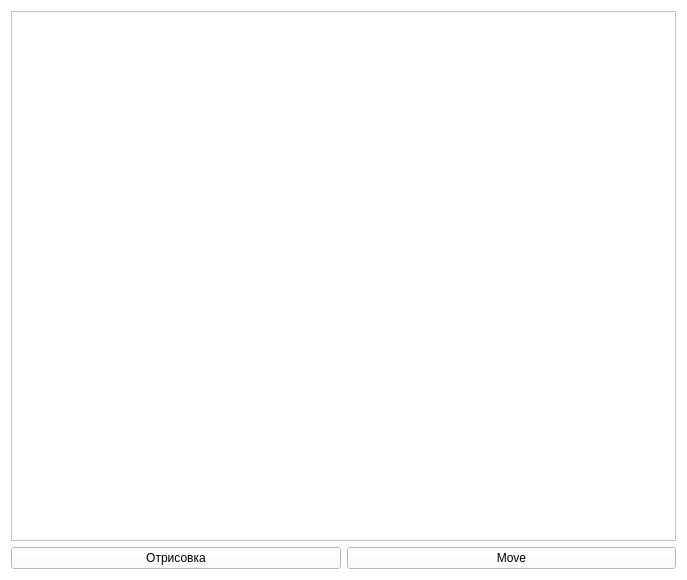
<?xml version="1.0" encoding="UTF-8"?>
<ui version="4.0">
 <class>Widget</class>
 <widget class="QWidget" name="Widget">
  <property name="geometry">
   <rect>
    <x>0</x>
    <y>0</y>
    <width>687</width>
    <height>580</height>
   </rect>
  </property>
  <property name="palette">
   <palette>
    <active>
     <colorrole role="WindowText">
      <brush brushstyle="SolidPattern">
       <color alpha="255">
        <red>0</red>
        <green>0</green>
        <blue>0</blue>
       </color>
      </brush>
     </colorrole>
     <colorrole role="Button">
      <brush brushstyle="SolidPattern">
       <color alpha="255">
        <red>255</red>
        <green>255</green>
        <blue>255</blue>
       </color>
      </brush>
     </colorrole>
     <colorrole role="Light">
      <brush brushstyle="SolidPattern">
       <color alpha="255">
        <red>255</red>
        <green>255</green>
        <blue>255</blue>
       </color>
      </brush>
     </colorrole>
     <colorrole role="Midlight">
      <brush brushstyle="SolidPattern">
       <color alpha="255">
        <red>255</red>
        <green>255</green>
        <blue>255</blue>
       </color>
      </brush>
     </colorrole>
     <colorrole role="Dark">
      <brush brushstyle="SolidPattern">
       <color alpha="255">
        <red>127</red>
        <green>127</green>
        <blue>127</blue>
       </color>
      </brush>
     </colorrole>
     <colorrole role="Mid">
      <brush brushstyle="SolidPattern">
       <color alpha="255">
        <red>170</red>
        <green>170</green>
        <blue>170</blue>
       </color>
      </brush>
     </colorrole>
     <colorrole role="Text">
      <brush brushstyle="SolidPattern">
       <color alpha="255">
        <red>0</red>
        <green>0</green>
        <blue>0</blue>
       </color>
      </brush>
     </colorrole>
     <colorrole role="BrightText">
      <brush brushstyle="SolidPattern">
       <color alpha="255">
        <red>255</red>
        <green>255</green>
        <blue>255</blue>
       </color>
      </brush>
     </colorrole>
     <colorrole role="ButtonText">
      <brush brushstyle="SolidPattern">
       <color alpha="255">
        <red>0</red>
        <green>0</green>
        <blue>0</blue>
       </color>
      </brush>
     </colorrole>
     <colorrole role="Base">
      <brush brushstyle="SolidPattern">
       <color alpha="255">
        <red>255</red>
        <green>255</green>
        <blue>255</blue>
       </color>
      </brush>
     </colorrole>
     <colorrole role="Window">
      <brush brushstyle="SolidPattern">
       <color alpha="255">
        <red>255</red>
        <green>255</green>
        <blue>255</blue>
       </color>
      </brush>
     </colorrole>
     <colorrole role="Shadow">
      <brush brushstyle="SolidPattern">
       <color alpha="255">
        <red>0</red>
        <green>0</green>
        <blue>0</blue>
       </color>
      </brush>
     </colorrole>
     <colorrole role="AlternateBase">
      <brush brushstyle="SolidPattern">
       <color alpha="255">
        <red>255</red>
        <green>255</green>
        <blue>255</blue>
       </color>
      </brush>
     </colorrole>
     <colorrole role="ToolTipBase">
      <brush brushstyle="SolidPattern">
       <color alpha="255">
        <red>255</red>
        <green>255</green>
        <blue>220</blue>
       </color>
      </brush>
     </colorrole>
     <colorrole role="ToolTipText">
      <brush brushstyle="SolidPattern">
       <color alpha="255">
        <red>0</red>
        <green>0</green>
        <blue>0</blue>
       </color>
      </brush>
     </colorrole>
     <colorrole role="PlaceholderText">
      <brush brushstyle="SolidPattern">
       <color alpha="128">
        <red>0</red>
        <green>0</green>
        <blue>0</blue>
       </color>
      </brush>
     </colorrole>
    </active>
    <inactive>
     <colorrole role="WindowText">
      <brush brushstyle="SolidPattern">
       <color alpha="255">
        <red>0</red>
        <green>0</green>
        <blue>0</blue>
       </color>
      </brush>
     </colorrole>
     <colorrole role="Button">
      <brush brushstyle="SolidPattern">
       <color alpha="255">
        <red>255</red>
        <green>255</green>
        <blue>255</blue>
       </color>
      </brush>
     </colorrole>
     <colorrole role="Light">
      <brush brushstyle="SolidPattern">
       <color alpha="255">
        <red>255</red>
        <green>255</green>
        <blue>255</blue>
       </color>
      </brush>
     </colorrole>
     <colorrole role="Midlight">
      <brush brushstyle="SolidPattern">
       <color alpha="255">
        <red>255</red>
        <green>255</green>
        <blue>255</blue>
       </color>
      </brush>
     </colorrole>
     <colorrole role="Dark">
      <brush brushstyle="SolidPattern">
       <color alpha="255">
        <red>127</red>
        <green>127</green>
        <blue>127</blue>
       </color>
      </brush>
     </colorrole>
     <colorrole role="Mid">
      <brush brushstyle="SolidPattern">
       <color alpha="255">
        <red>170</red>
        <green>170</green>
        <blue>170</blue>
       </color>
      </brush>
     </colorrole>
     <colorrole role="Text">
      <brush brushstyle="SolidPattern">
       <color alpha="255">
        <red>0</red>
        <green>0</green>
        <blue>0</blue>
       </color>
      </brush>
     </colorrole>
     <colorrole role="BrightText">
      <brush brushstyle="SolidPattern">
       <color alpha="255">
        <red>255</red>
        <green>255</green>
        <blue>255</blue>
       </color>
      </brush>
     </colorrole>
     <colorrole role="ButtonText">
      <brush brushstyle="SolidPattern">
       <color alpha="255">
        <red>0</red>
        <green>0</green>
        <blue>0</blue>
       </color>
      </brush>
     </colorrole>
     <colorrole role="Base">
      <brush brushstyle="SolidPattern">
       <color alpha="255">
        <red>255</red>
        <green>255</green>
        <blue>255</blue>
       </color>
      </brush>
     </colorrole>
     <colorrole role="Window">
      <brush brushstyle="SolidPattern">
       <color alpha="255">
        <red>255</red>
        <green>255</green>
        <blue>255</blue>
       </color>
      </brush>
     </colorrole>
     <colorrole role="Shadow">
      <brush brushstyle="SolidPattern">
       <color alpha="255">
        <red>0</red>
        <green>0</green>
        <blue>0</blue>
       </color>
      </brush>
     </colorrole>
     <colorrole role="AlternateBase">
      <brush brushstyle="SolidPattern">
       <color alpha="255">
        <red>255</red>
        <green>255</green>
        <blue>255</blue>
       </color>
      </brush>
     </colorrole>
     <colorrole role="ToolTipBase">
      <brush brushstyle="SolidPattern">
       <color alpha="255">
        <red>255</red>
        <green>255</green>
        <blue>220</blue>
       </color>
      </brush>
     </colorrole>
     <colorrole role="ToolTipText">
      <brush brushstyle="SolidPattern">
       <color alpha="255">
        <red>0</red>
        <green>0</green>
        <blue>0</blue>
       </color>
      </brush>
     </colorrole>
     <colorrole role="PlaceholderText">
      <brush brushstyle="SolidPattern">
       <color alpha="128">
        <red>0</red>
        <green>0</green>
        <blue>0</blue>
       </color>
      </brush>
     </colorrole>
    </inactive>
    <disabled>
     <colorrole role="WindowText">
      <brush brushstyle="SolidPattern">
       <color alpha="255">
        <red>127</red>
        <green>127</green>
        <blue>127</blue>
       </color>
      </brush>
     </colorrole>
     <colorrole role="Button">
      <brush brushstyle="SolidPattern">
       <color alpha="255">
        <red>255</red>
        <green>255</green>
        <blue>255</blue>
       </color>
      </brush>
     </colorrole>
     <colorrole role="Light">
      <brush brushstyle="SolidPattern">
       <color alpha="255">
        <red>255</red>
        <green>255</green>
        <blue>255</blue>
       </color>
      </brush>
     </colorrole>
     <colorrole role="Midlight">
      <brush brushstyle="SolidPattern">
       <color alpha="255">
        <red>255</red>
        <green>255</green>
        <blue>255</blue>
       </color>
      </brush>
     </colorrole>
     <colorrole role="Dark">
      <brush brushstyle="SolidPattern">
       <color alpha="255">
        <red>127</red>
        <green>127</green>
        <blue>127</blue>
       </color>
      </brush>
     </colorrole>
     <colorrole role="Mid">
      <brush brushstyle="SolidPattern">
       <color alpha="255">
        <red>170</red>
        <green>170</green>
        <blue>170</blue>
       </color>
      </brush>
     </colorrole>
     <colorrole role="Text">
      <brush brushstyle="SolidPattern">
       <color alpha="255">
        <red>127</red>
        <green>127</green>
        <blue>127</blue>
       </color>
      </brush>
     </colorrole>
     <colorrole role="BrightText">
      <brush brushstyle="SolidPattern">
       <color alpha="255">
        <red>255</red>
        <green>255</green>
        <blue>255</blue>
       </color>
      </brush>
     </colorrole>
     <colorrole role="ButtonText">
      <brush brushstyle="SolidPattern">
       <color alpha="255">
        <red>127</red>
        <green>127</green>
        <blue>127</blue>
       </color>
      </brush>
     </colorrole>
     <colorrole role="Base">
      <brush brushstyle="SolidPattern">
       <color alpha="255">
        <red>255</red>
        <green>255</green>
        <blue>255</blue>
       </color>
      </brush>
     </colorrole>
     <colorrole role="Window">
      <brush brushstyle="SolidPattern">
       <color alpha="255">
        <red>255</red>
        <green>255</green>
        <blue>255</blue>
       </color>
      </brush>
     </colorrole>
     <colorrole role="Shadow">
      <brush brushstyle="SolidPattern">
       <color alpha="255">
        <red>0</red>
        <green>0</green>
        <blue>0</blue>
       </color>
      </brush>
     </colorrole>
     <colorrole role="AlternateBase">
      <brush brushstyle="SolidPattern">
       <color alpha="255">
        <red>255</red>
        <green>255</green>
        <blue>255</blue>
       </color>
      </brush>
     </colorrole>
     <colorrole role="ToolTipBase">
      <brush brushstyle="SolidPattern">
       <color alpha="255">
        <red>255</red>
        <green>255</green>
        <blue>220</blue>
       </color>
      </brush>
     </colorrole>
     <colorrole role="ToolTipText">
      <brush brushstyle="SolidPattern">
       <color alpha="255">
        <red>0</red>
        <green>0</green>
        <blue>0</blue>
       </color>
      </brush>
     </colorrole>
     <colorrole role="PlaceholderText">
      <brush brushstyle="SolidPattern">
       <color alpha="128">
        <red>0</red>
        <green>0</green>
        <blue>0</blue>
       </color>
      </brush>
     </colorrole>
    </disabled>
   </palette>
  </property>
  <property name="windowTitle">
   <string>Widget</string>
  </property>
  <layout class="QVBoxLayout" name="verticalLayout">
   <item>
    <widget class="QGraphicsView" name="graphicsView">
     <property name="palette">
      <palette>
       <active>
        <colorrole role="WindowText">
         <brush brushstyle="SolidPattern">
          <color alpha="255">
           <red>0</red>
           <green>0</green>
           <blue>0</blue>
          </color>
         </brush>
        </colorrole>
        <colorrole role="Button">
         <brush brushstyle="SolidPattern">
          <color alpha="255">
           <red>255</red>
           <green>255</green>
           <blue>255</blue>
          </color>
         </brush>
        </colorrole>
        <colorrole role="Light">
         <brush brushstyle="SolidPattern">
          <color alpha="255">
           <red>255</red>
           <green>255</green>
           <blue>255</blue>
          </color>
         </brush>
        </colorrole>
        <colorrole role="Midlight">
         <brush brushstyle="SolidPattern">
          <color alpha="255">
           <red>255</red>
           <green>255</green>
           <blue>255</blue>
          </color>
         </brush>
        </colorrole>
        <colorrole role="Dark">
         <brush brushstyle="SolidPattern">
          <color alpha="255">
           <red>127</red>
           <green>127</green>
           <blue>127</blue>
          </color>
         </brush>
        </colorrole>
        <colorrole role="Mid">
         <brush brushstyle="SolidPattern">
          <color alpha="255">
           <red>170</red>
           <green>170</green>
           <blue>170</blue>
          </color>
         </brush>
        </colorrole>
        <colorrole role="Text">
         <brush brushstyle="SolidPattern">
          <color alpha="255">
           <red>0</red>
           <green>0</green>
           <blue>0</blue>
          </color>
         </brush>
        </colorrole>
        <colorrole role="BrightText">
         <brush brushstyle="SolidPattern">
          <color alpha="255">
           <red>255</red>
           <green>255</green>
           <blue>255</blue>
          </color>
         </brush>
        </colorrole>
        <colorrole role="ButtonText">
         <brush brushstyle="SolidPattern">
          <color alpha="255">
           <red>0</red>
           <green>0</green>
           <blue>0</blue>
          </color>
         </brush>
        </colorrole>
        <colorrole role="Base">
         <brush brushstyle="SolidPattern">
          <color alpha="255">
           <red>255</red>
           <green>255</green>
           <blue>255</blue>
          </color>
         </brush>
        </colorrole>
        <colorrole role="Window">
         <brush brushstyle="SolidPattern">
          <color alpha="255">
           <red>255</red>
           <green>255</green>
           <blue>255</blue>
          </color>
         </brush>
        </colorrole>
        <colorrole role="Shadow">
         <brush brushstyle="SolidPattern">
          <color alpha="255">
           <red>0</red>
           <green>0</green>
           <blue>0</blue>
          </color>
         </brush>
        </colorrole>
        <colorrole role="AlternateBase">
         <brush brushstyle="SolidPattern">
          <color alpha="255">
           <red>255</red>
           <green>255</green>
           <blue>255</blue>
          </color>
         </brush>
        </colorrole>
        <colorrole role="ToolTipBase">
         <brush brushstyle="SolidPattern">
          <color alpha="255">
           <red>255</red>
           <green>255</green>
           <blue>220</blue>
          </color>
         </brush>
        </colorrole>
        <colorrole role="ToolTipText">
         <brush brushstyle="SolidPattern">
          <color alpha="255">
           <red>0</red>
           <green>0</green>
           <blue>0</blue>
          </color>
         </brush>
        </colorrole>
        <colorrole role="PlaceholderText">
         <brush brushstyle="SolidPattern">
          <color alpha="128">
           <red>0</red>
           <green>0</green>
           <blue>0</blue>
          </color>
         </brush>
        </colorrole>
       </active>
       <inactive>
        <colorrole role="WindowText">
         <brush brushstyle="SolidPattern">
          <color alpha="255">
           <red>0</red>
           <green>0</green>
           <blue>0</blue>
          </color>
         </brush>
        </colorrole>
        <colorrole role="Button">
         <brush brushstyle="SolidPattern">
          <color alpha="255">
           <red>255</red>
           <green>255</green>
           <blue>255</blue>
          </color>
         </brush>
        </colorrole>
        <colorrole role="Light">
         <brush brushstyle="SolidPattern">
          <color alpha="255">
           <red>255</red>
           <green>255</green>
           <blue>255</blue>
          </color>
         </brush>
        </colorrole>
        <colorrole role="Midlight">
         <brush brushstyle="SolidPattern">
          <color alpha="255">
           <red>255</red>
           <green>255</green>
           <blue>255</blue>
          </color>
         </brush>
        </colorrole>
        <colorrole role="Dark">
         <brush brushstyle="SolidPattern">
          <color alpha="255">
           <red>127</red>
           <green>127</green>
           <blue>127</blue>
          </color>
         </brush>
        </colorrole>
        <colorrole role="Mid">
         <brush brushstyle="SolidPattern">
          <color alpha="255">
           <red>170</red>
           <green>170</green>
           <blue>170</blue>
          </color>
         </brush>
        </colorrole>
        <colorrole role="Text">
         <brush brushstyle="SolidPattern">
          <color alpha="255">
           <red>0</red>
           <green>0</green>
           <blue>0</blue>
          </color>
         </brush>
        </colorrole>
        <colorrole role="BrightText">
         <brush brushstyle="SolidPattern">
          <color alpha="255">
           <red>255</red>
           <green>255</green>
           <blue>255</blue>
          </color>
         </brush>
        </colorrole>
        <colorrole role="ButtonText">
         <brush brushstyle="SolidPattern">
          <color alpha="255">
           <red>0</red>
           <green>0</green>
           <blue>0</blue>
          </color>
         </brush>
        </colorrole>
        <colorrole role="Base">
         <brush brushstyle="SolidPattern">
          <color alpha="255">
           <red>255</red>
           <green>255</green>
           <blue>255</blue>
          </color>
         </brush>
        </colorrole>
        <colorrole role="Window">
         <brush brushstyle="SolidPattern">
          <color alpha="255">
           <red>255</red>
           <green>255</green>
           <blue>255</blue>
          </color>
         </brush>
        </colorrole>
        <colorrole role="Shadow">
         <brush brushstyle="SolidPattern">
          <color alpha="255">
           <red>0</red>
           <green>0</green>
           <blue>0</blue>
          </color>
         </brush>
        </colorrole>
        <colorrole role="AlternateBase">
         <brush brushstyle="SolidPattern">
          <color alpha="255">
           <red>255</red>
           <green>255</green>
           <blue>255</blue>
          </color>
         </brush>
        </colorrole>
        <colorrole role="ToolTipBase">
         <brush brushstyle="SolidPattern">
          <color alpha="255">
           <red>255</red>
           <green>255</green>
           <blue>220</blue>
          </color>
         </brush>
        </colorrole>
        <colorrole role="ToolTipText">
         <brush brushstyle="SolidPattern">
          <color alpha="255">
           <red>0</red>
           <green>0</green>
           <blue>0</blue>
          </color>
         </brush>
        </colorrole>
        <colorrole role="PlaceholderText">
         <brush brushstyle="SolidPattern">
          <color alpha="128">
           <red>0</red>
           <green>0</green>
           <blue>0</blue>
          </color>
         </brush>
        </colorrole>
       </inactive>
       <disabled>
        <colorrole role="WindowText">
         <brush brushstyle="SolidPattern">
          <color alpha="255">
           <red>127</red>
           <green>127</green>
           <blue>127</blue>
          </color>
         </brush>
        </colorrole>
        <colorrole role="Button">
         <brush brushstyle="SolidPattern">
          <color alpha="255">
           <red>255</red>
           <green>255</green>
           <blue>255</blue>
          </color>
         </brush>
        </colorrole>
        <colorrole role="Light">
         <brush brushstyle="SolidPattern">
          <color alpha="255">
           <red>255</red>
           <green>255</green>
           <blue>255</blue>
          </color>
         </brush>
        </colorrole>
        <colorrole role="Midlight">
         <brush brushstyle="SolidPattern">
          <color alpha="255">
           <red>255</red>
           <green>255</green>
           <blue>255</blue>
          </color>
         </brush>
        </colorrole>
        <colorrole role="Dark">
         <brush brushstyle="SolidPattern">
          <color alpha="255">
           <red>127</red>
           <green>127</green>
           <blue>127</blue>
          </color>
         </brush>
        </colorrole>
        <colorrole role="Mid">
         <brush brushstyle="SolidPattern">
          <color alpha="255">
           <red>170</red>
           <green>170</green>
           <blue>170</blue>
          </color>
         </brush>
        </colorrole>
        <colorrole role="Text">
         <brush brushstyle="SolidPattern">
          <color alpha="255">
           <red>127</red>
           <green>127</green>
           <blue>127</blue>
          </color>
         </brush>
        </colorrole>
        <colorrole role="BrightText">
         <brush brushstyle="SolidPattern">
          <color alpha="255">
           <red>255</red>
           <green>255</green>
           <blue>255</blue>
          </color>
         </brush>
        </colorrole>
        <colorrole role="ButtonText">
         <brush brushstyle="SolidPattern">
          <color alpha="255">
           <red>127</red>
           <green>127</green>
           <blue>127</blue>
          </color>
         </brush>
        </colorrole>
        <colorrole role="Base">
         <brush brushstyle="SolidPattern">
          <color alpha="255">
           <red>255</red>
           <green>255</green>
           <blue>255</blue>
          </color>
         </brush>
        </colorrole>
        <colorrole role="Window">
         <brush brushstyle="SolidPattern">
          <color alpha="255">
           <red>255</red>
           <green>255</green>
           <blue>255</blue>
          </color>
         </brush>
        </colorrole>
        <colorrole role="Shadow">
         <brush brushstyle="SolidPattern">
          <color alpha="255">
           <red>0</red>
           <green>0</green>
           <blue>0</blue>
          </color>
         </brush>
        </colorrole>
        <colorrole role="AlternateBase">
         <brush brushstyle="SolidPattern">
          <color alpha="255">
           <red>255</red>
           <green>255</green>
           <blue>255</blue>
          </color>
         </brush>
        </colorrole>
        <colorrole role="ToolTipBase">
         <brush brushstyle="SolidPattern">
          <color alpha="255">
           <red>255</red>
           <green>255</green>
           <blue>220</blue>
          </color>
         </brush>
        </colorrole>
        <colorrole role="ToolTipText">
         <brush brushstyle="SolidPattern">
          <color alpha="255">
           <red>0</red>
           <green>0</green>
           <blue>0</blue>
          </color>
         </brush>
        </colorrole>
        <colorrole role="PlaceholderText">
         <brush brushstyle="SolidPattern">
          <color alpha="128">
           <red>0</red>
           <green>0</green>
           <blue>0</blue>
          </color>
         </brush>
        </colorrole>
       </disabled>
      </palette>
     </property>
    </widget>
   </item>
   <item>
    <layout class="QHBoxLayout" name="horizontalLayout">
     <item>
      <widget class="QPushButton" name="pushButton_2">
       <property name="text">
        <string>Отрисовка</string>
       </property>
      </widget>
     </item>
     <item>
      <widget class="QPushButton" name="pushButton">
       <property name="text">
        <string>Move</string>
       </property>
      </widget>
     </item>
    </layout>
   </item>
  </layout>
 </widget>
 <layoutdefault spacing="6" margin="11"/>
 <resources/>
 <connections/>
</ui>
